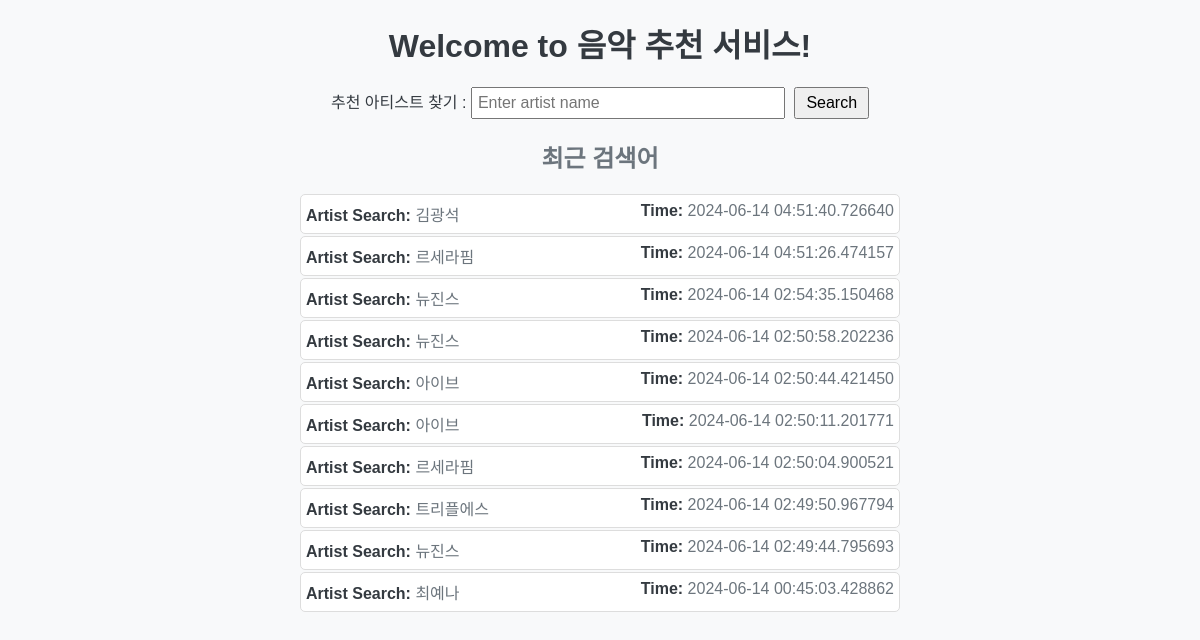
Before: / with the older database file.
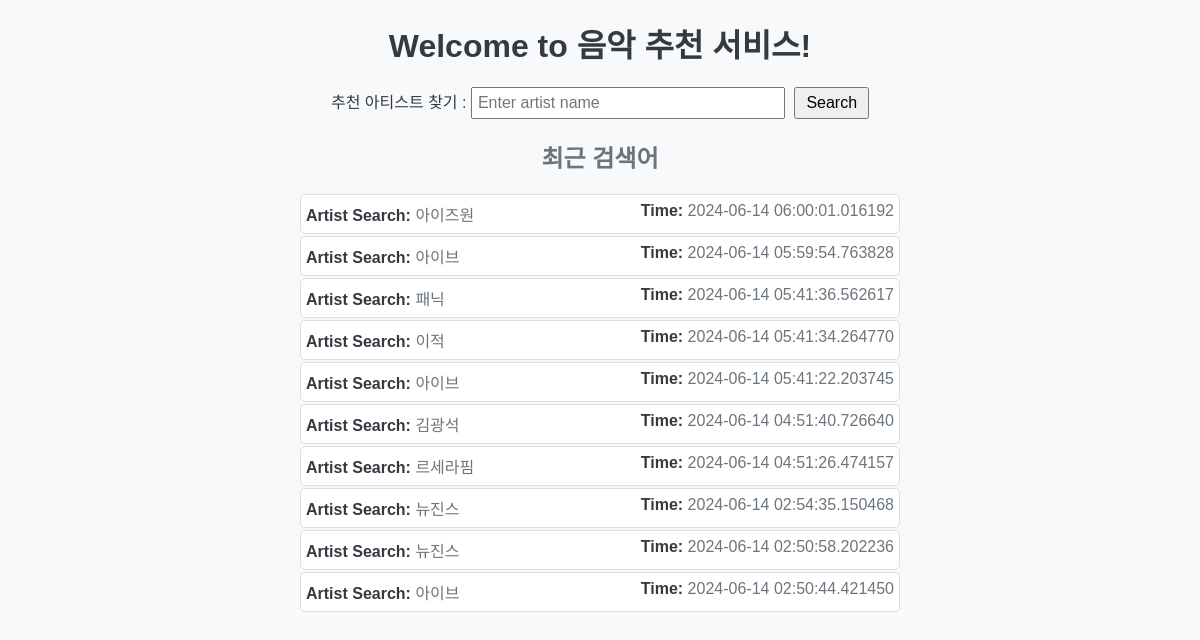
After: the same page with the newer database file.
### main.py (models this page shows)
class SearchHistory(Base):
    __tablename__ = "search_history"
    id = Column(Integer, primary_key=True, index=True)
    user_id = Column(String, index=True)
    artist_name = Column(String, index=True)
    track_name = Column(String, index=True, nullable=True)
    timestamp = Column(DateTime, default=datetime.utcnow)

### main.py (the view)
@app.get("/", response_class=HTMLResponse)
async def root(request: Request, db: Session = Depends(get_db)):
    recent_searches = db.query(SearchHistory).order_by(desc(SearchHistory.timestamp)).limit(10).all()
    return templates.TemplateResponse("index.html", {
        "request": request,
        "recent_searches": recent_searches
    })

### templates/index.html (shortened to what this page needs)
<!DOCTYPE html>
<html>
<head>
</head>
<body>
    <div class="container">
        <h1>Welcome to 음악 추천 서비스!</h1>
        <div class="search-container">
            <form action="/artist_info" method="get">
                <label for="artist_name" class="sr-only">추천 아티스트 찾기 :</label>
                <input type="text" id="artist_name" name="artist_name" placeholder="Enter artist name">
                <button type="submit">Search</button>
            </form>
        </div>
        <div class="recent-searches">
            <h2>최근 검색어</h2>
            <ul>
                {% for search in recent_searches %}
                <li class="search-item">
                    <div><span>Artist Search:</span> {{ search.artist_name }}</div>
                    <div><span>Time:</span> {{ search.timestamp }}</div>
                </li>
                {% endfor %}
            </ul>
        </div>
    </div>
</body>
</html>

### templates/index.html (style rules this page uses)
body { background-color: #f8f9fa; color: #343a40; font-family: Arial, sans-serif; margin: 0; padding: 0; }
h1 { text-align: center; margin-top: 20px; font-size: 1.5rem; }
.search-container { text-align: center; margin: 10px 0; }
.search-container input { padding: 5px; font-size: 0.9rem; width: 70%; max-width: 300px; margin-right: 5px; }
.search-container button { padding: 5px 10px; font-size: 0.9rem; cursor: pointer; }
.recent-searches { text-align: center; margin: 10px auto; font-size: 0.9rem; color: #6c757d; width: 90%; max-width: 600px; }
.recent-searches ul { list-style-type: none; padding: 0; margin: 0; }
.recent-searches li { margin: 2px 0; }
.search-item { display: flex; justify-content: space-between; padding: 5px; border: 1px solid #ddd; border-radius: 5px; background-color: #fff; margin-bottom: 3px; }
.search-item div { margin: 2px 0; }
.search-item span { font-weight: bold; color: #343a40; }
@media (min-width: 768px) { h1 { font-size: 2rem; } }
@media (min-width: 768px) { .search-container input { font-size: 1rem; width: 300px; } }
@media (min-width: 768px) { .search-container button { font-size: 1rem; } }
@media (min-width: 768px) { .recent-searches { font-size: 1rem; } }

Changed rows visible on the page:
no longer on this page (row unchanged): SearchHistory: artist_name "아이브", timestamp "2024-06-14 02:50:11.201771"
no longer on this page (row unchanged): SearchHistory: artist_name "르세라핌", timestamp "2024-06-14 02:50:04.900521"
no longer on this page (row unchanged): SearchHistory: artist_name "트리플에스", timestamp "2024-06-14 02:49:50.967794"
no longer on this page (row unchanged): SearchHistory: artist_name "뉴진스", timestamp "2024-06-14 02:49:44.795693"
no longer on this page (row unchanged): SearchHistory: artist_name "최예나", timestamp "2024-06-14 00:45:03.428862"
added SearchHistory: artist_name "아이즈원", timestamp "2024-06-14 06:00:01.016192"
added SearchHistory: artist_name "아이브", timestamp "2024-06-14 05:59:54.763828"
added SearchHistory: artist_name "패닉", timestamp "2024-06-14 05:41:36.562617"
added SearchHistory: artist_name "이적", timestamp "2024-06-14 05:41:34.264770"
added SearchHistory: artist_name "아이브", timestamp "2024-06-14 05:41:22.203745"
